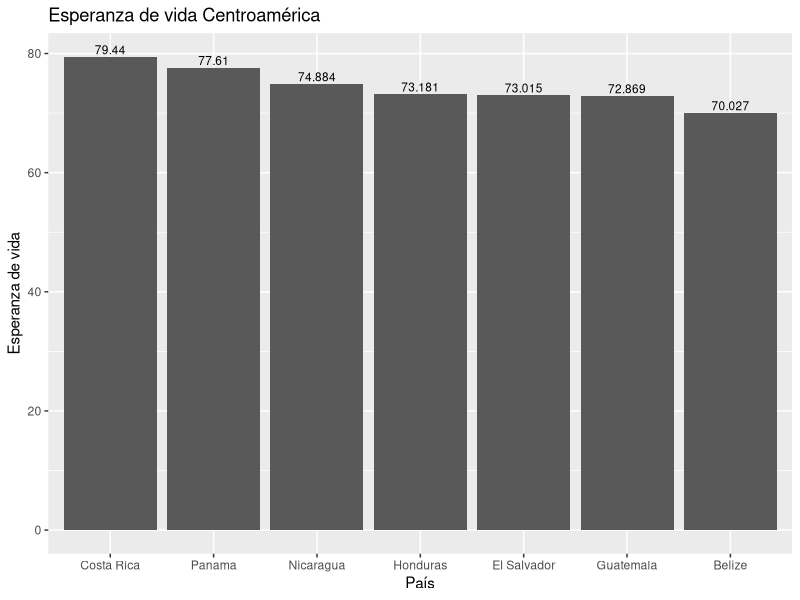
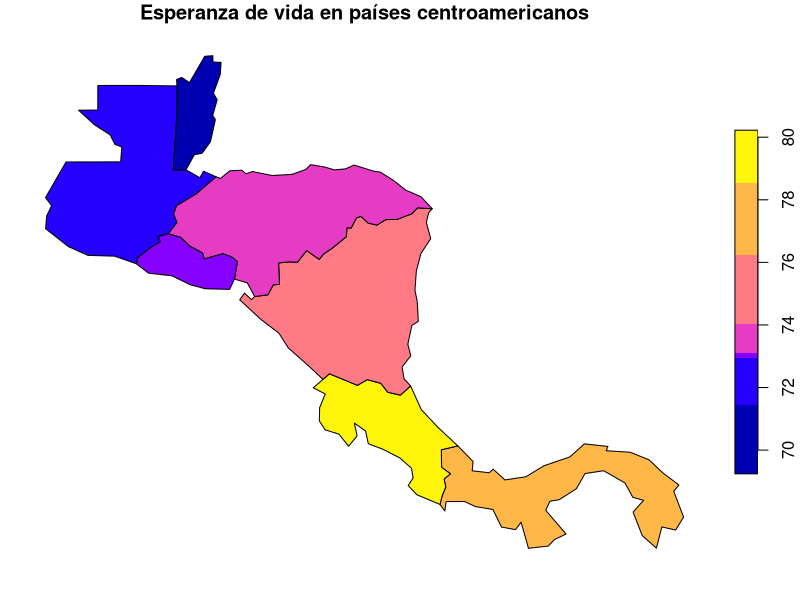
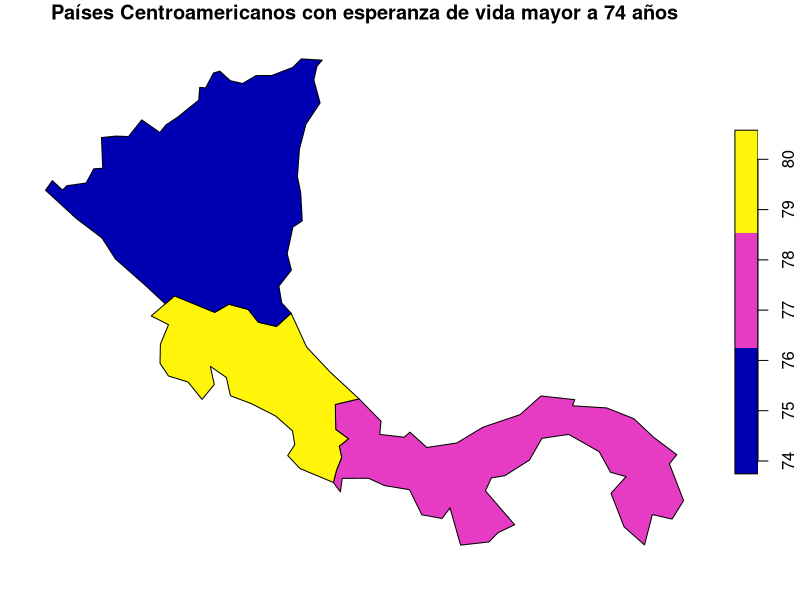

These charts were generated, in order, by the following R code:
## ---- chunk 1
knitr::opts_chunk$set(echo = TRUE)
## ---- chunk 2
# Paquete para generación de documentos (ej. HTML)
library(knitr)

# Paquete para formateo de tablas
library(kableExtra)

# Paquete de graficación
library(ggplot2)

# Paquete de manejo de datos geoespaciales vectoriales
library(sf)

# Paquete con conjuntos de datos geoespaciales
library(spData)
## ---- chunk 3
names(world)
## ---- chunk 4
kable(
  world[1:10, 1:5, drop = TRUE], 
  caption="Datos demográficos de los países del mundo"
)
## ---- chunk 5
kable(
  world[1:10, c("name_long","continent","pop","lifeExp","gdpPercap"), drop = TRUE], 
  col.names=c("País","Continente","Población","Esperanza de vida","Renta per cápita"),  
  caption="Datos demográficos de los países del mundo"
)
## ---- chunk 6
# Se extraen las observaciones ordenadas por orden alfabético de país
world.orden <- order(world$name_long)

# Se genera un nuevo data frame ordenado
world.ordenadoxpais <- world[world.orden,]

# Se formatea la tabla con el nuevo data frame
kable(
  world.ordenadoxpais[, c("name_long","continent","pop","lifeExp","gdpPercap"), drop = TRUE], 
  col.names=c("País","Continente","Población","Esperanza de vida","Renta per cápita"),  
  caption="Datos demográficos de los países del mundo"
) %>%
kable_styling() %>%
scroll_box(
  width = "800px", 
  height = "500px", 
  fixed_thead = TRUE
)
## ---- chunk 7
# Se extraen las observaciones correspondientes a los países de Centroamérica
centro_america = world[world$name_long == "Belize" |
                       world$name_long == "Guatemala" |
                       world$name_long == "Honduras" |
                       world$name_long == "El Salvador" |
                       world$name_long == "Nicaragua" |
                       world$name_long == "Costa Rica" |
                       world$name_long == "Panama"
                       , ]

# Se formatea la tabla con el nuevo data frame
kable(
  centro_america[, c("name_long","continent","pop","lifeExp","gdpPercap"), drop = TRUE], 
  col.names=c("País","Continente","Población","Esperanza de vida","Renta per cápita"),  
  caption="Datos demográficos de los países de Centroamérica"
) %>%
kable_styling()
## ---- chunk 8
 ggplot(centro_america, aes(x=reorder(name_long,-lifeExp ), y=lifeExp)) +
  ggtitle("Esperanza de vida Centroamérica") +
     xlab("País") + 
     ylab("Esperanza de vida") +  
     geom_col() +
     geom_text(aes(label= lifeExp), vjust=-0.3, size=3)
## ---- chunk 9
 plot(centro_america["lifeExp"], main="Esperanza de vida en países centroamericanos")
## ---- chunk 10
mayor_espvid = world[world$name_long == "Nicaragua" |
                       world$name_long == "Costa Rica" |
                       world$name_long == "Panama"
                       , ]

 kable(
  mayor_espvid[, c("name_long","continent","pop","lifeExp","gdpPercap"), drop = TRUE], 
  col.names=c("País","Continente","Población","Esperanza de vida","Renta per cápita"),  
  caption="Datos demográficos de los países de Centroamérica"
) %>%
kable_styling()
 
 


plot (mayor_espvid["lifeExp"], main="Países Centroamericanos con esperanza de vida mayor a 74 años")
